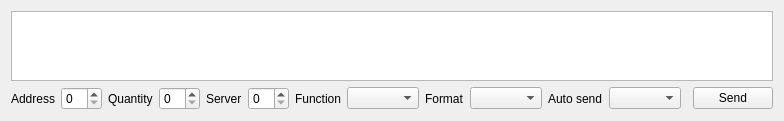
<?xml version="1.0" encoding="UTF-8"?>
<ui version="4.0">
 <class>SAKModbusRegisterView</class>
 <widget class="QWidget" name="SAKModbusRegisterView">
  <property name="geometry">
   <rect>
    <x>0</x>
    <y>0</y>
    <width>742</width>
    <height>118</height>
   </rect>
  </property>
  <property name="windowTitle">
   <string notr="true">Form</string>
  </property>
  <layout class="QGridLayout" name="gridLayout">
   <item row="1" column="10">
    <widget class="QLabel" name="auto_send_label_">
     <property name="text">
      <string>Auto send</string>
     </property>
    </widget>
   </item>
   <item row="1" column="3">
    <widget class="QSpinBox" name="quantity_spin_box_"/>
   </item>
   <item row="1" column="4">
    <widget class="QLabel" name="label">
     <property name="text">
      <string>Server</string>
     </property>
    </widget>
   </item>
   <item row="1" column="0">
    <widget class="QLabel" name="address_label_">
     <property name="text">
      <string>Address</string>
     </property>
    </widget>
   </item>
   <item row="1" column="6">
    <widget class="QLabel" name="function_label_">
     <property name="text">
      <string>Function</string>
     </property>
    </widget>
   </item>
   <item row="1" column="2">
    <widget class="QLabel" name="quantity_label_">
     <property name="text">
      <string>Quantity</string>
     </property>
    </widget>
   </item>
   <item row="1" column="13">
    <widget class="QPushButton" name="send_push_button_">
     <property name="text">
      <string>Send</string>
     </property>
    </widget>
   </item>
   <item row="1" column="8">
    <widget class="QLabel" name="format_label_">
     <property name="text">
      <string>Format</string>
     </property>
    </widget>
   </item>
   <item row="1" column="1">
    <widget class="QSpinBox" name="address_spin_box_"/>
   </item>
   <item row="1" column="9">
    <widget class="QComboBox" name="format_combo_box_"/>
   </item>
   <item row="1" column="12">
    <spacer name="horizontalSpacer">
     <property name="orientation">
      <enum>Qt::Horizontal</enum>
     </property>
     <property name="sizeHint" stdset="0">
      <size>
       <width>40</width>
       <height>20</height>
      </size>
     </property>
    </spacer>
   </item>
   <item row="1" column="7">
    <widget class="QComboBox" name="function_combo_box_"/>
   </item>
   <item row="1" column="11">
    <widget class="QComboBox" name="auto_send_combo_box_"/>
   </item>
   <item row="0" column="0" colspan="14">
    <widget class="QTableWidget" name="register_table_widget_"/>
   </item>
   <item row="1" column="5">
    <widget class="QSpinBox" name="server_spin_box"/>
   </item>
  </layout>
 </widget>
 <resources/>
 <connections/>
</ui>
